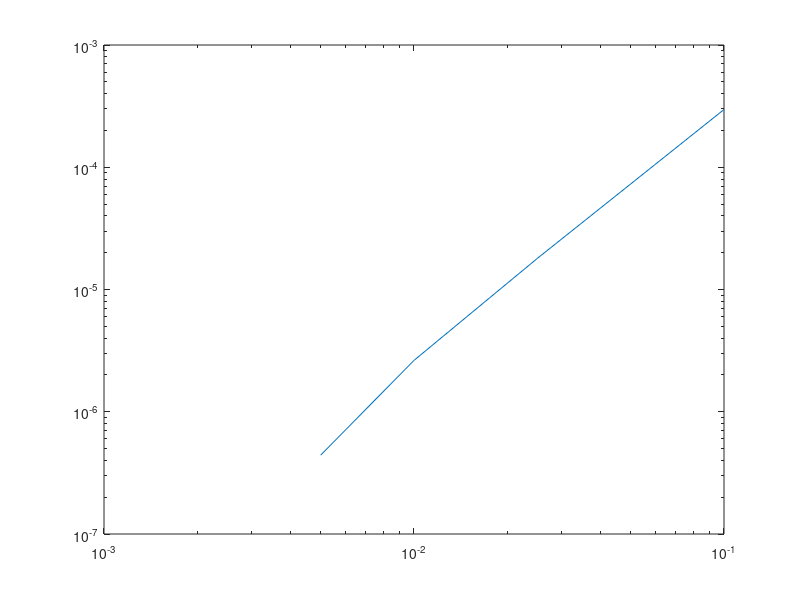

The MATLAB script that drew this image:
% diffusion_cnic.m
% Solve the diffusion equation using Crank-Nicolson

% Clear memory and show only a few digits
clear all; format short;

% Parameters
kappa=1;          % Thermal conductivity
tau=1e-3;         % Time step
hvals=[0.005,0.01,0.025,0.05,0.1];           % Spatial step
tint=0.5;  % Total integration time
nsteps=floor(tint/tau);       % Number of time steps
skip=1;           % Only plot every now and then

 for m=1:length(hvals);
        
h=hvals(m);
fac=kappa*tau/h^2;

% Display value of FTCS stability factor
disp(['FTCS stability factor: ',num2str(fac)]);

% Vector of x values
x=0:h:1;
L=length(x);

% Construct the matrix D associated with the second spatial derivative
D=-2*eye(L);
D=D+diag(ones(L-1,1),+1)+diag(ones(L-1,1),-1);

% Impose Dirichlet boundary conditions
D(1,:)=zeros(1,L);
D(L,:)=zeros(1,L);

% Construct the matrix for the linear system solved at each step of 
% Crank-Nicolson
A=0.5*(eye(L)-0.5*fac*D);

% Initial conditions
temp=sin(pi.*x)';

% Record T(x,t) matrix for visualisation
%temp_xt(:,1)=temp;

% Analytic Solution


% March forwards in time
time(1)=0;
%figure(1);


 for n=1:nsteps

    % Update the time
    time(n+1)=time(n)+tau;
    
    % Perform Crank-Nicolson update
    chi=A\temp;
    temp=chi-temp;
    
    % Calculate the profile for the (approximate) analytic solution
    sig=sqrt(2*kappa*time(n+1));
    temp_an=exp(-(pi^2)*0.5)*sin(pi.*x);
    
    % Plot the temperature versus position and the analytic values, 
    % with annotations
    %if rem(n,skip) == 0
    %plot(x,temp,'ro-',x,temp_an)
    %xlabel('Position (non-dim.)');
    %ylabel('Temperature (non-dim.)');
    %handle=legend('Numerical solution','Analytic solution');
    %set (handle,'Box','off','Location','NorthWest')
    %title(['f = \kappa\tau/h^2 = ',num2str(kappa*tau/h^2),'     '...
    %    'Time: ',num2str(time(n))]);
      %pause(0.1);
    %drawnow;
    %end
   
    
    % Record T(x,t) matrix for visualisation
    %temp_xt(:,n+1)=temp;
    
    end

    % Error in Final Temp
Er(m)=max(abs(temp-(temp_an')))
    
    end

% Visualisation of temperature versus position and time. MATLAB
% uses a surfc(x(i),y(j),z(j,i)) convention, hence the transpose
%figure(2);
%colormap(summer);
%surfc(x,time,temp_xt');
%shading interp;
%xlabel('Position'); ylabel('Time'); zlabel('Temperature');

figure(3);
loglog(hvals,Er);
